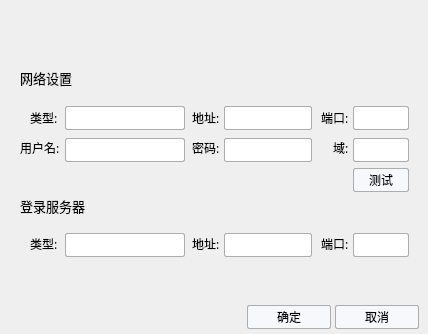
<?xml version="1.0" encoding="UTF-8"?>
<ui version="4.0">
 <class>LoginNetSetWindow</class>
 <widget class="QWidget" name="LoginNetSetWindow">
  <property name="geometry">
   <rect>
    <x>0</x>
    <y>0</y>
    <width>428</width>
    <height>334</height>
   </rect>
  </property>
  <property name="minimumSize">
   <size>
    <width>428</width>
    <height>334</height>
   </size>
  </property>
  <property name="maximumSize">
   <size>
    <width>428</width>
    <height>334</height>
   </size>
  </property>
  <property name="windowTitle">
   <string>LoginNetSetWindow</string>
  </property>
  <widget class="QLabel" name="label">
   <property name="geometry">
    <rect>
     <x>20</x>
     <y>68</y>
     <width>52</width>
     <height>19</height>
    </rect>
   </property>
   <property name="font">
    <font>
     <family>微软雅黑</family>
     <pointsize>10</pointsize>
    </font>
   </property>
   <property name="text">
    <string>网络设置</string>
   </property>
  </widget>
  <widget class="QLabel" name="label_2">
   <property name="geometry">
    <rect>
     <x>30</x>
     <y>108</y>
     <width>29</width>
     <height>19</height>
    </rect>
   </property>
   <property name="font">
    <font>
     <family>微软雅黑</family>
     <pointsize>9</pointsize>
    </font>
   </property>
   <property name="text">
    <string>类型:</string>
   </property>
  </widget>
  <widget class="QComboBox" name="comboBoxNetType">
   <property name="geometry">
    <rect>
     <x>65</x>
     <y>106</y>
     <width>120</width>
     <height>24</height>
    </rect>
   </property>
   <property name="styleSheet">
    <string notr="true">*{font-family:Microsoft YaHei;}
/*下拉列表框*/
QComboBox
{
    background:white;
    padding-left:2px ;
    border-radius:2px;
    border: 1px solid rgb(173 , 173 , 173);
}
QComboBox:hover
{
    border: 1px solid rgb(21 , 131 , 221);
}
QComboBox QAbstractItemView::item
{
    height:24px;
}
QComboBox::down-arrow
{
    border-image:url(:/Resources/LoginWindow/drop_down_Button.png) 0 17 0 17 ;
}

QComboBox::down-arrow:on
{
    border-image:url(:/Resources/LoginWindow/drop_down_Button.png) 0 0 0 34 ;
}
QComboBox::drop-down
{
    width:20px;
    background:transparent; /*不加此句下拉箭头背景色为灰色与整体样式不一致，也可设置 border:0px; border-radius:0px; background:white; border-left:0px ; 即设置为无边框*/
    padding-right:5px;
}</string>
   </property>
  </widget>
  <widget class="QLabel" name="label_3">
   <property name="geometry">
    <rect>
     <x>192</x>
     <y>108</y>
     <width>29</width>
     <height>19</height>
    </rect>
   </property>
   <property name="font">
    <font>
     <family>微软雅黑</family>
     <pointsize>9</pointsize>
    </font>
   </property>
   <property name="text">
    <string>地址:</string>
   </property>
  </widget>
  <widget class="QLabel" name="label_4">
   <property name="geometry">
    <rect>
     <x>321</x>
     <y>108</y>
     <width>29</width>
     <height>19</height>
    </rect>
   </property>
   <property name="font">
    <font>
     <family>微软雅黑</family>
     <pointsize>9</pointsize>
    </font>
   </property>
   <property name="text">
    <string>端口:</string>
   </property>
  </widget>
  <widget class="QLabel" name="label_5">
   <property name="geometry">
    <rect>
     <x>20</x>
     <y>138</y>
     <width>42</width>
     <height>19</height>
    </rect>
   </property>
   <property name="font">
    <font>
     <family>微软雅黑</family>
     <pointsize>9</pointsize>
    </font>
   </property>
   <property name="text">
    <string>用户名:</string>
   </property>
  </widget>
  <widget class="QLabel" name="label_6">
   <property name="geometry">
    <rect>
     <x>192</x>
     <y>138</y>
     <width>29</width>
     <height>19</height>
    </rect>
   </property>
   <property name="font">
    <font>
     <family>微软雅黑</family>
     <pointsize>9</pointsize>
    </font>
   </property>
   <property name="text">
    <string>密码:</string>
   </property>
  </widget>
  <widget class="QLabel" name="label_7">
   <property name="geometry">
    <rect>
     <x>333</x>
     <y>138</y>
     <width>16</width>
     <height>19</height>
    </rect>
   </property>
   <property name="font">
    <font>
     <family>微软雅黑</family>
     <pointsize>9</pointsize>
    </font>
   </property>
   <property name="text">
    <string>域:</string>
   </property>
  </widget>
  <widget class="QLabel" name="label_8">
   <property name="geometry">
    <rect>
     <x>20</x>
     <y>196</y>
     <width>65</width>
     <height>19</height>
    </rect>
   </property>
   <property name="font">
    <font>
     <family>微软雅黑</family>
     <pointsize>10</pointsize>
    </font>
   </property>
   <property name="text">
    <string>登录服务器</string>
   </property>
  </widget>
  <widget class="QLabel" name="label_9">
   <property name="geometry">
    <rect>
     <x>30</x>
     <y>234</y>
     <width>29</width>
     <height>19</height>
    </rect>
   </property>
   <property name="font">
    <font>
     <family>微软雅黑</family>
     <pointsize>9</pointsize>
    </font>
   </property>
   <property name="text">
    <string>类型:</string>
   </property>
  </widget>
  <widget class="QLabel" name="label_10">
   <property name="geometry">
    <rect>
     <x>192</x>
     <y>234</y>
     <width>29</width>
     <height>19</height>
    </rect>
   </property>
   <property name="font">
    <font>
     <family>微软雅黑</family>
     <pointsize>9</pointsize>
    </font>
   </property>
   <property name="text">
    <string>地址:</string>
   </property>
  </widget>
  <widget class="QLabel" name="label_11">
   <property name="geometry">
    <rect>
     <x>321</x>
     <y>234</y>
     <width>29</width>
     <height>19</height>
    </rect>
   </property>
   <property name="font">
    <font>
     <family>微软雅黑</family>
     <pointsize>9</pointsize>
    </font>
   </property>
   <property name="text">
    <string>端口:</string>
   </property>
  </widget>
  <widget class="QComboBox" name="comboBoxServerType">
   <property name="geometry">
    <rect>
     <x>65</x>
     <y>233</y>
     <width>120</width>
     <height>24</height>
    </rect>
   </property>
   <property name="minimumSize">
    <size>
     <width>120</width>
     <height>24</height>
    </size>
   </property>
   <property name="maximumSize">
    <size>
     <width>120</width>
     <height>24</height>
    </size>
   </property>
   <property name="styleSheet">
    <string notr="true">*{font-family:Microsoft YaHei;}
/*下拉列表框*/
QComboBox
{
    background:white;
    padding-left:2px ;
    border-radius:2px;
    border: 1px solid rgb(173 , 173 , 173);
}
QComboBox:hover
{
    border: 1px solid rgb(21 , 131 , 221);
}
QComboBox QAbstractItemView::item
{
    height:24px;
}
QComboBox::down-arrow
{
    border-image:url(:/Resources/LoginWindow/drop_down_Button.png) 0 17 0 17 ;
}

QComboBox::down-arrow:on
{
    border-image:url(:/Resources/LoginWindow/drop_down_Button.png) 0 0 0 34 ;
}
QComboBox::drop-down
{
    width:20px;
    background:transparent; /*不加此句下拉箭头背景色为灰色与整体样式不一致，也可设置 border:0px; border-radius:0px; background:white; border-left:0px ; 即设置为无边框*/
    padding-right:5px;
}</string>
   </property>
  </widget>
  <widget class="QComboBox" name="comboBox_3">
   <property name="geometry">
    <rect>
     <x>224</x>
     <y>233</y>
     <width>88</width>
     <height>24</height>
    </rect>
   </property>
   <property name="minimumSize">
    <size>
     <width>88</width>
     <height>24</height>
    </size>
   </property>
   <property name="maximumSize">
    <size>
     <width>88</width>
     <height>24</height>
    </size>
   </property>
   <property name="styleSheet">
    <string notr="true">/*下拉列表框*/
QComboBox
{
    background:white;
    padding-left:2px ;
    border-radius:2px;
    border: 1px solid rgb(173 , 173 , 173);
}
QComboBox:hover
{
    border: 1px solid rgb(21 , 131 , 221);
}
QComboBox QAbstractItemView::item
{
    height:24px;
}
QComboBox::down-arrow
{
    border-image:url(:/Resources/LoginWindow/drop_down_Button.png) 0 17 0 17 ;
}

QComboBox::down-arrow:on
{
    border-image:url(:/Resources/LoginWindow/drop_down_Button.png) 0 0 0 34 ;
}
QComboBox::drop-down
{
    width:20px;
    background:transparent; /*不加此句下拉箭头背景色为灰色与整体样式不一致，也可设置 border:0px; border-radius:0px; background:white; border-left:0px ; 即设置为无边框*/
    padding-right:5px;
}</string>
   </property>
  </widget>
  <widget class="QLineEdit" name="lineEdit">
   <property name="geometry">
    <rect>
     <x>224</x>
     <y>106</y>
     <width>88</width>
     <height>24</height>
    </rect>
   </property>
   <property name="minimumSize">
    <size>
     <width>88</width>
     <height>24</height>
    </size>
   </property>
   <property name="maximumSize">
    <size>
     <width>88</width>
     <height>24</height>
    </size>
   </property>
   <property name="styleSheet">
    <string notr="true">QLineEdit
{
    background:white;
    padding-left:2px ;
    border-radius:2px;
    border: 1px solid rgb(173 , 173 , 173);
}
QLineEdit:hover
{
    border: 1px solid rgb(21 , 131 , 221);
}</string>
   </property>
  </widget>
  <widget class="QLineEdit" name="lineEdit_2">
   <property name="geometry">
    <rect>
     <x>353</x>
     <y>106</y>
     <width>56</width>
     <height>24</height>
    </rect>
   </property>
   <property name="minimumSize">
    <size>
     <width>56</width>
     <height>24</height>
    </size>
   </property>
   <property name="maximumSize">
    <size>
     <width>56</width>
     <height>24</height>
    </size>
   </property>
   <property name="styleSheet">
    <string notr="true">QLineEdit
{
    background:white;
    padding-left:2px ;
    border-radius:2px;
    border: 1px solid rgb(173 , 173 , 173);
}
QLineEdit:hover
{
    border: 1px solid rgb(21 , 131 , 221);
}</string>
   </property>
  </widget>
  <widget class="QLineEdit" name="lineEdit_3">
   <property name="geometry">
    <rect>
     <x>224</x>
     <y>138</y>
     <width>88</width>
     <height>24</height>
    </rect>
   </property>
   <property name="minimumSize">
    <size>
     <width>88</width>
     <height>24</height>
    </size>
   </property>
   <property name="maximumSize">
    <size>
     <width>88</width>
     <height>24</height>
    </size>
   </property>
   <property name="styleSheet">
    <string notr="true">QLineEdit
{
    background:white;
    padding-left:2px ;
    border-radius:2px;
    border: 1px solid rgb(173 , 173 , 173);
}
QLineEdit:hover
{
    border: 1px solid rgb(21 , 131 , 221);
}</string>
   </property>
  </widget>
  <widget class="QLineEdit" name="lineEdit_4">
   <property name="geometry">
    <rect>
     <x>65</x>
     <y>138</y>
     <width>120</width>
     <height>24</height>
    </rect>
   </property>
   <property name="minimumSize">
    <size>
     <width>120</width>
     <height>24</height>
    </size>
   </property>
   <property name="maximumSize">
    <size>
     <width>120</width>
     <height>24</height>
    </size>
   </property>
   <property name="styleSheet">
    <string notr="true">QLineEdit
{
    background:white;
    padding-left:2px ;
    border-radius:2px;
    border: 1px solid rgb(173 , 173 , 173);
}
QLineEdit:hover
{
    border: 1px solid rgb(21 , 131 , 221);
}</string>
   </property>
  </widget>
  <widget class="QLineEdit" name="lineEdit_5">
   <property name="geometry">
    <rect>
     <x>353</x>
     <y>138</y>
     <width>56</width>
     <height>24</height>
    </rect>
   </property>
   <property name="minimumSize">
    <size>
     <width>56</width>
     <height>24</height>
    </size>
   </property>
   <property name="maximumSize">
    <size>
     <width>56</width>
     <height>24</height>
    </size>
   </property>
   <property name="styleSheet">
    <string notr="true">QLineEdit
{
    background:white;
    padding-left:2px ;
    border-radius:2px;
    border: 1px solid rgb(173 , 173 , 173);
}
QLineEdit:hover
{
    border: 1px solid rgb(21 , 131 , 221);
}</string>
   </property>
  </widget>
  <widget class="QLineEdit" name="lineEdit_6">
   <property name="geometry">
    <rect>
     <x>353</x>
     <y>233</y>
     <width>56</width>
     <height>24</height>
    </rect>
   </property>
   <property name="minimumSize">
    <size>
     <width>56</width>
     <height>24</height>
    </size>
   </property>
   <property name="maximumSize">
    <size>
     <width>56</width>
     <height>24</height>
    </size>
   </property>
   <property name="styleSheet">
    <string notr="true">QLineEdit
{
    background:white;
    padding-left:2px ;
    border-radius:2px;
    border: 1px solid rgb(173 , 173 , 173);
}
QLineEdit:hover
{
    border: 1px solid rgb(21 , 131 , 221);
}</string>
   </property>
  </widget>
  <widget class="QPushButton" name="pButtonTestNetWork">
   <property name="geometry">
    <rect>
     <x>353</x>
     <y>168</y>
     <width>56</width>
     <height>24</height>
    </rect>
   </property>
   <property name="minimumSize">
    <size>
     <width>56</width>
     <height>24</height>
    </size>
   </property>
   <property name="maximumSize">
    <size>
     <width>56</width>
     <height>24</height>
    </size>
   </property>
   <property name="font">
    <font>
     <family>微软雅黑</family>
     <pointsize>9</pointsize>
    </font>
   </property>
   <property name="styleSheet">
    <string notr="true">QPushButton
{
    background:rgb(245,249,252);
    border-radius:2px;
    border: 1px solid rgb(173 , 173 , 173);
}
QPushButton:pressed
{
    background:rgb(245,249,252);
    border-radius:2px;
	padding-left:2px;
	padding-top:2px;
    border: 1px solid rgb(173 , 173 , 173);
}

</string>
   </property>
   <property name="text">
    <string>测试</string>
   </property>
  </widget>
  <widget class="QPushButton" name="pButtonOk">
   <property name="geometry">
    <rect>
     <x>247</x>
     <y>305</y>
     <width>84</width>
     <height>24</height>
    </rect>
   </property>
   <property name="font">
    <font>
     <family>微软雅黑</family>
     <pointsize>9</pointsize>
    </font>
   </property>
   <property name="styleSheet">
    <string notr="true">QPushButton
{
    background:rgb(245,249,252);
    border-radius:2px;
    border: 1px solid rgb(173 , 173 , 173);
}
QPushButton:pressed
{
    background:rgb(245,249,252);
    border-radius:2px;
	padding-left:2px;
	padding-top:2px;
    border: 1px solid rgb(173 , 173 , 173);
}

</string>
   </property>
   <property name="text">
    <string>确定</string>
   </property>
  </widget>
  <widget class="QPushButton" name="pButtonCancel">
   <property name="geometry">
    <rect>
     <x>335</x>
     <y>305</y>
     <width>84</width>
     <height>24</height>
    </rect>
   </property>
   <property name="font">
    <font>
     <family>微软雅黑</family>
     <pointsize>9</pointsize>
    </font>
   </property>
   <property name="styleSheet">
    <string notr="true">QPushButton
{
    background:rgb(245,249,252);
    border-radius:2px;
    border: 1px solid rgb(173 , 173 , 173);
}
QPushButton:pressed
{
    background:rgb(245,249,252);
    border-radius:2px;
	padding-left:2px;
	padding-top:2px;
    border: 1px solid rgb(173 , 173 , 173);
}

</string>
   </property>
   <property name="text">
    <string>取消</string>
   </property>
  </widget>
 </widget>
 <layoutdefault spacing="6" margin="11"/>
 <resources/>
 <connections/>
</ui>
